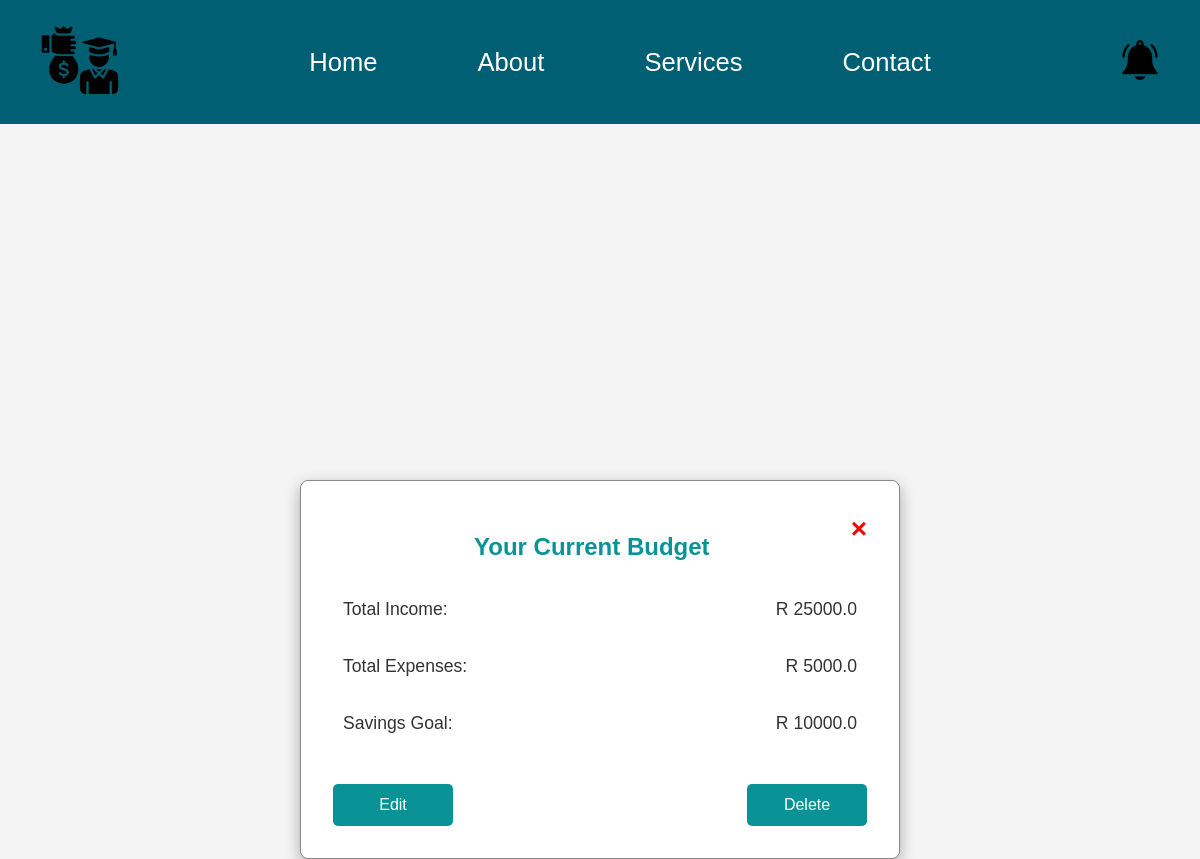
Page /budget/ (signed in) on the earlier database version.
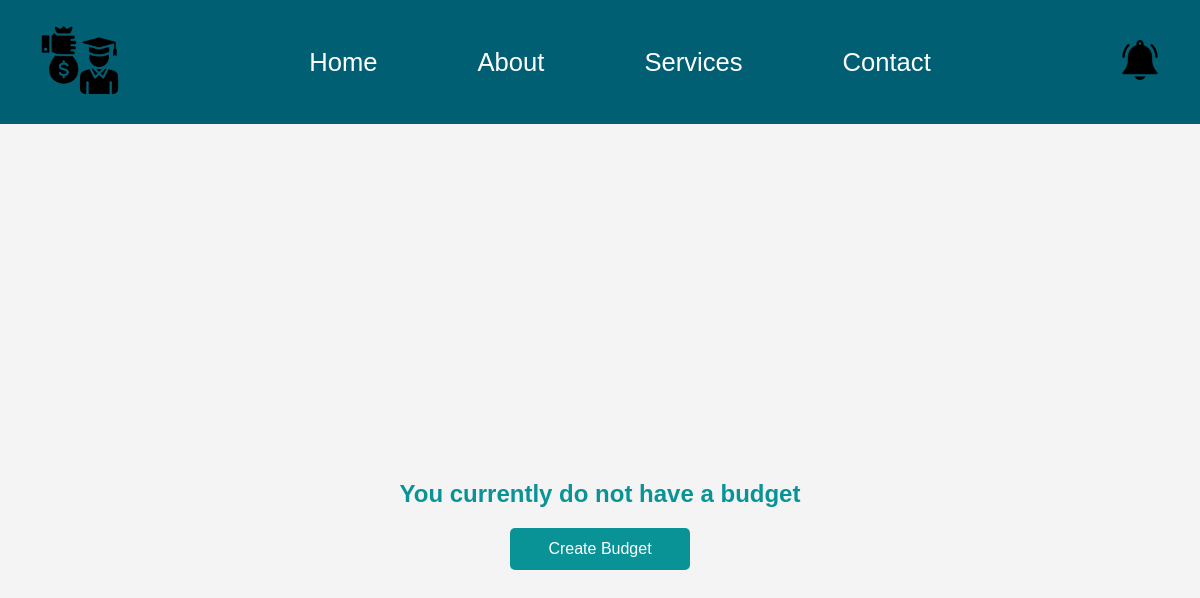
Same page on the later database version.
### unisave/models.py (models this page shows)
class Budget(models.Model):
    user = models.ForeignKey(User, on_delete=models.CASCADE)
    total_income = models.FloatField()
    total_expenses = models.FloatField()
    savings_goal = models.FloatField()
    date_created = models.DateTimeField(auto_now_add=True)

### unisave/views.py (the view)
# urls.py: path('budget/', views.budget_view, name='budget'),
def budget_view(request):
    try:
        budget = Budget.objects.get(user=request.user)
        has_budget = True
    except Budget.DoesNotExist:
        budget = None
        has_budget = False
    if request.method == 'POST':
        budget_form = BudgetForm(request.POST)
        if budget_form.is_valid():
            new_budget = budget_form.save(commit=False)
            new_budget.user = request.user
            new_budget.save()
            return redirect('budget')
    else:
        budget_form = BudgetForm(instance=budget) if has_budget else BudgetForm()
    return render(request, 'budget.html', {
        'budget_form': budget_form,
        'budget': budget,
        'has_budget': has_budget,
    })

### templates/budget.html (shortened to what this page needs)
<!DOCTYPE html>
<html lang="en">
<head>
    {% load static %}
    <link rel="stylesheet" href="{% static 'css/budget_style.css' %}">
</head>
<body>
    <div class="navbar">
        {% include 'navbar.html' %}
    </div>
    {% if not has_budget %}
        <h2 class="has-budget">You currently do not have a budget</h2>
        <button id="createBudgetBtn" aria-label="Create Budget">Create Budget</button>
    {% endif %}
    {% if has_budget %}
        <div class="budget-display">
            <span class="close" id="closeBudgetDisplay"><a href="{% url 'home' %}"  style="text-decoration: none; color: red;">&times;</a></span>
            <h2>Your Current Budget</h2>
            <div class="table-row">
                <span class="amount-label">Total Income:</span>
                <span class="money-amount">R {{ budget.total_income }}</span>
            </div>
            <div class="table-row">
                <span class="amount-label">Total Expenses:</span>
                <span class="money-amount">R {{ budget.total_expenses }}</span>
            </div>
            <div class="table-row">
                <span class="amount-label">Savings Goal:</span>
                <span class="money-amount">R {{ budget.savings_goal }}</span>
            </div>
            <div class="buttons-container">
                <button id="editBudgetBtn" aria-label="Edit Budget" type="button">Edit</button>
                <button id="deleteBudgetBtn" aria-label="Delete Budget" type="button">Delete</button>
            </div>
        </div>
    {% endif %}
</body>
</html>

Differences in the rows shown:
removed Budget: total_income "25000.0", total_expenses "5000.0", savings_goal "10000.0"
Other differences:
text no longer shown: "× Your Current Budget Total Income: R Total Expenses: R Savings Goal: R Edit Delete"
text now shown: "You currently do not have a budget Create Budget"
